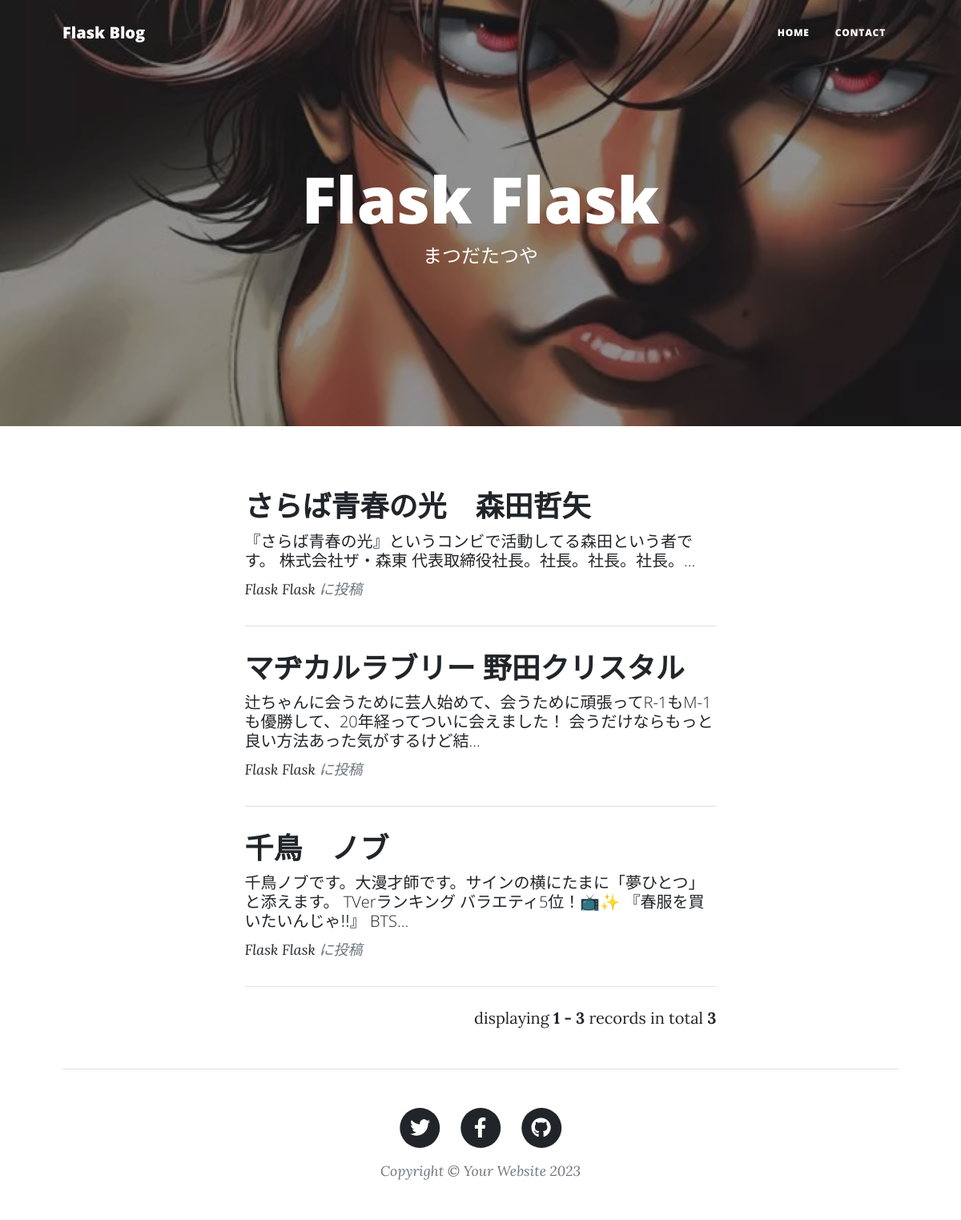
The page / on the database its author committed.
### apps/models.py (models this page shows)
class Blogpost(db.Model):
    __tablename__ = 'posted'
    id = db.Column(
        db.Integer,
        primary_key = True,
        autoincrement = True)
    title = db.Column(
        db.String(200),
        nullable = False)
    contents = db.Column(
        db.Text,
        nullable = False )
    create_at = db.Column(
        db.Date,
        default = datetime.today())

### apps/blogapp.py (the view)
@app.route('/')
def index():
    stmt = select(models.Blogpost).order_by(models.Blogpost.id.desc())
    entries = db.session.execute(stmt).scalars().all()
    page = request.args.get(get_page_parameter(), type=int, default=1)
    res = entries[(page - 1)*3: page*3]
    pagination = Pagination(
        page=page,
        total=len(entries),
        per_page=3)
    return render_template('index.html', rows=res, pagination=pagination)

### apps/templates/index.html (shortened to what this page needs)
{% extends 'base.html' %}
        {%block header%}
        <header class="masthead" style="background-image: url('static/assets/img/home-bg.jpg')">
            <div class="container position-relative px-4 px-lg-5">
                <div class="row gx-4 gx-lg-5 justify-content-center">
                    <div class="col-md-10 col-lg-8 col-xl-7">
                        <div class="site-heading">
                            <h1>Flask Flask</h1>
                            <span class="subheading">まつだたつや</span>
                        </div>
                    </div>
                </div>
            </div>
        </header>
        {% endblock %}
        {% block contents %}
        <div class="container px-4 px-lg-5">
            <div class="row gx-4 gx-lg-5 justify-content-center">
                <div class="col-md-10 col-lg-8 col-xl-7">
                    {% for entry in rows %}
                    <div class="post-preview">
                        <a href="{{url_for('show_entry', id=entry.id)}}">
                            <h2 class="post-title">{{entry.title}}</h2>
                            <h5 class="post-subtitle">{{entry.contents|truncate(80)}}</h5>
                        </a>
                        <p class="post-meta">
                            <a href="#">Flask Flask</a>
                            {{entry.reate_at}}に投稿
                        </p>
                    </div>
                    <hr class="my-4" />
                    {% endfor %}
                    <div class="d-flex justify-content-end mb-4">
                        {{ pagination.info }}
                    </div>
            </div>
        </div>
        {% endblock %}

### apps/templates/base.html (shortened to what this page needs)
<!DOCTYPE html>
<html lang="ja">
    <head>
        <link href="{{ url_for('static', filename='css/styles.css') }}" rel="stylesheet" />
    </head>
    <body>
        <nav class="navbar navbar-expand-lg navbar-light" id="mainNav">
            <div class="container px-4 px-lg-5">
                <a class="navbar-brand" href="{{url_for('index')}}">Flask Blog</a>
                <div class="collapse navbar-collapse" id="navbarResponsive">
                    <ul class="navbar-nav ms-auto py-4 py-lg-0">
                        <li class="nav-item"><a class="nav-link px-lg-3 py-3 py-lg-4" href="{{url_for('index')}}">Home</a></li>
                        <li class="nav-item"><a class="nav-link px-lg-3 py-3 py-lg-4" href="{{url_for('contact')}}">Contact</a></li>
                    </ul>
                </div>
            </div>
        </nav>
        {% block header %}{% endblock %}
        {% block contents %}{% endblock %}
        <footer class="border-top">
            <div class="container px-4 px-lg-5">
                <div class="row gx-4 gx-lg-5 justify-content-center">
                    <div class="col-md-10 col-lg-8 col-xl-7">
                        <ul class="list-inline text-center">
                            <li class="list-inline-item">
                                <a href="https://www.twitter.com/">
                                    <span class="fa-stack fa-lg">
                                        <i class="fas fa-circle fa-stack-2x"></i>
                                        <i class="fab fa-twitter fa-stack-1x fa-inverse"></i>
                                    </span>
                                </a>
                            </li>
                            <li class="list-inline-item">
                                <a href="https://www.facebook.com/">
                                    <span class="fa-stack fa-lg">
                                        <i class="fas fa-circle fa-stack-2x"></i>
                                        <i class="fab fa-facebook-f fa-stack-1x fa-inverse"></i>
                                    </span>
                                </a>
                            </li>
                            <li class="list-inline-item">
                                <a href="https://github.co.jp/">
                                    <span class="fa-stack fa-lg">
                                        <i class="fas fa-circle fa-stack-2x"></i>
                                        <i class="fab fa-github fa-stack-1x fa-inverse"></i>
                                    </span>
                                </a>
                            </li>
                        </ul>
                        <div class="small text-center text-muted fst-italic">Copyright &copy; Your Website 2023</div>
                    </div>
                </div>
            </div>
        </footer>
    </body>
</html>

### rows shown on the page
Blogpost: title "さらば青春の光 森田哲矢", contents "『さらば青春の光』というコンビで活動してる森田という者です。 株式会社ザ・森東 代表取締役社長。社長。社長。社長。..."
Blogpost: title "マヂカルラブリー 野田クリスタル", contents "辻ちゃんに会うために芸人始めて、会うために頑張ってR-1もM-1も優勝して、20年経ってついに会えました！ 会うだけならもっと良い方法あった気がするけど結..."
Blogpost: title "千鳥 ノブ", contents "千鳥ノブです。大漫才師です。サインの横にたまに「夢ひとつ」と添えます。 TVerランキング バラエティ5位！📺✨ 『春服を買いたいんじゃ‼︎』 BTS..."

### other values the page prints
{{ pagination.info }} "displaying 1 - 3 records in total 3"
